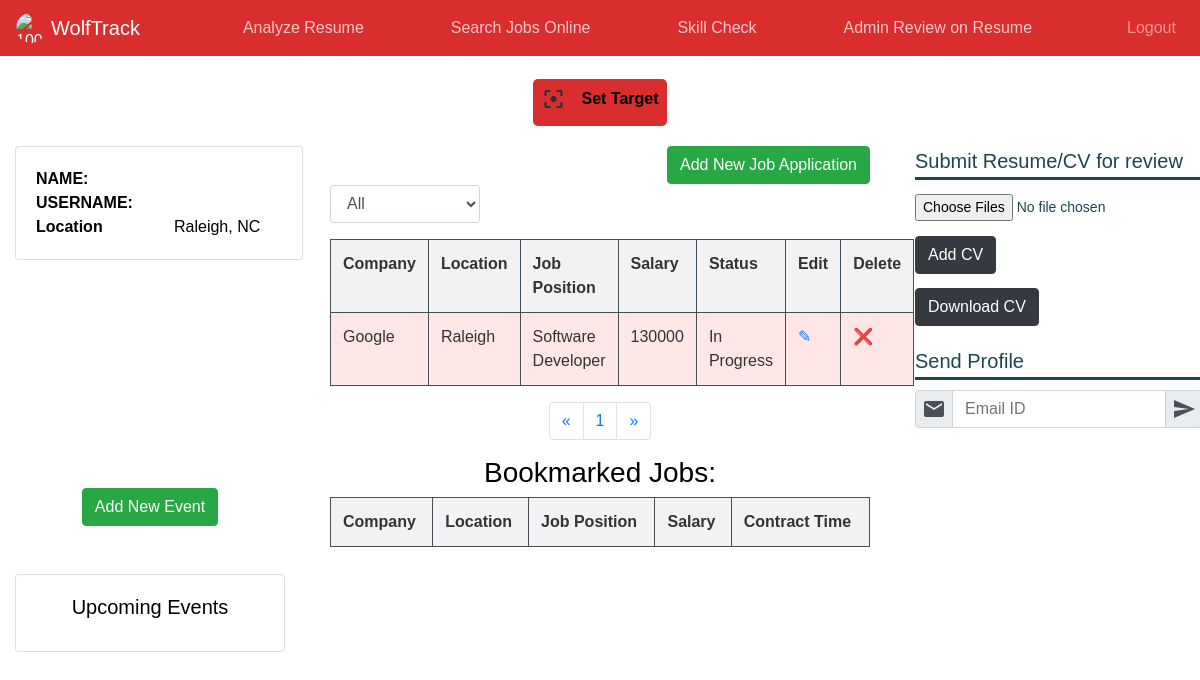
The page /student/In Progress on the database its author committed.
### tables this page shows
CREATE TABLE jobs (
        id INTEGER PRIMARY KEY AUTOINCREMENT,
        company_name TEXT,
        location TEXT,
        job_position TEXT,
        salary INTEGER,
        status TEXT
    );

### app.py (the view)
@app.route("/student/<status>", methods=["GET", "POST"])
def get_job_application_status(status):
    data_received = request.args.get("data")
    user = find_user(str(data_received), database)
    if status:
        job_applications = get_job_applications_by_status(database, status)
    else:
        job_applications = get_job_applications(database)
    return render_template("home.html", user=user, jobapplications=job_applications)

### dbutils.py (called while the page is built)
def find_user(data, db):
    conn = sqlite3.connect(db)
    print("Data==>", data)
    cursor = conn.cursor()
    cursor.execute("SELECT * FROM client where username ='" + str(data) + "'")
    rows = cursor.fetchone()
    conn.close()
    print("rowsss->>>", rows)
    return rows

def get_job_applications_by_status(db, status):
    conn = sqlite3.connect(db)
    cursor = conn.cursor()
    cursor.execute("SELECT * FROM jobs WHERE status = ?", (status,))
    rows = cursor.fetchall()  # Use fetchall() to get all rows
    conn.close()
    print("rows ->>>", rows)
    return rows

### templates/home.html (shortened to what this page needs)
{% extends "layout/base.html" %}
{% block content %}
<!DOCTYPE html>
<html lang="en">
<head>
</head>
</html>
<div class="container">
    <div >
      <h2 >Job Application Portal
        <button type="button" class="btn btn-success float-right" data-toggle="modal" data-target="#mymodal">Add New Job Application</button>
        <form action="{{ url_for('get_job_application_status', status='Applied') }}" method="GET">
          <div class="form-group float-left">
            <select class="form-control box" id="statusFilter" name="status" onchange="this.form.submit()">
              <option value="">All</option>
            </select>
          </div>
        </form>
      </h2>
    </div>
    <table class = "table table-hover table-dark">
      <tr>
        <th>Company</th>
        <th>Location</th>
        <th>Job Position</th>
        <th>Salary</th>
        <th>Status</th>
        <th>Edit</th>
        <th>Delete</th>
      </tr>
      {% for row in jobapplications %}
      <tr>
        <td>{{ row[1] }}</td>
        <td>{{ row[2] }}</td>
        <td>{{ row[3] }}</td>
        <td>{{ row[4] }}</td>
        <td>{{ row[5] }}</td>
        <td>
          <a href="{{ url_for('update_job_application') }}"  data-toggle="modal" data-target="#modaledit{{row[0]}}">
            ✎
          </a>
        </td>
        <td>
          <a href="{{ url_for('delete_job_application', company=row[1]) }}"  data-toggle="modal" data-target="#modaldelete{{row[0]}}">
            ❌
          </a>
        </td>
      </tr>
      {%endfor%}
    </table>
  <nav aria-label="Page navigation">
    <ul class="pagination justify-content-center">
      <li class="page-item">
        <a class="page-link" href="#" aria-label="Previous">
          <span aria-hidden="true">&laquo;</span>
        </a>
      </li>
      <li class="page-item"><a class="page-link" href="#">1</a></li>
      <li class="page-item">
        <a class="page-link" href="#" aria-label="Next">
          <span aria-hidden="true">&raquo;</span>
        </a>
      </li>
    </ul>
  </nav>
    <h3 style="color: black;">Bookmarked Jobs:</h3>
    <table class = "table table-hover table-dark">
      <tr>
        <th>Company</th>
        <th>Location</th>
        <th>Job Position</th>
        <th>Salary</th>
        <th>Contract Time</th>
      </tr>
      </table>
</div>
{% endblock content %}

### static/css/layout.css (style rules this page uses)
:root { --theme-dark: #ffffff; --theme-light: #f35858; --text-color: white; --navbar-background: #da2d2d; }
body { color: var(--text-color); background-color: var(--theme-dark); }

### templates/home.html (style rules this page uses)
body { font-family: Arial, sans-serif; }
table { border-collapse: collapse; width: 100%; }
th, td { border: 1px solid #dddddd; text-align: left; padding: 8px; color: #333; }
th { background-color: #f2f2f2; }
tr { background-color: #ffe6e6; }
.form-control.box { width: 150px; }

### rows shown on the page
jobs: company_name "Google", location "Raleigh", job_position "Software Developer", salary "130000", status "In Progress"
